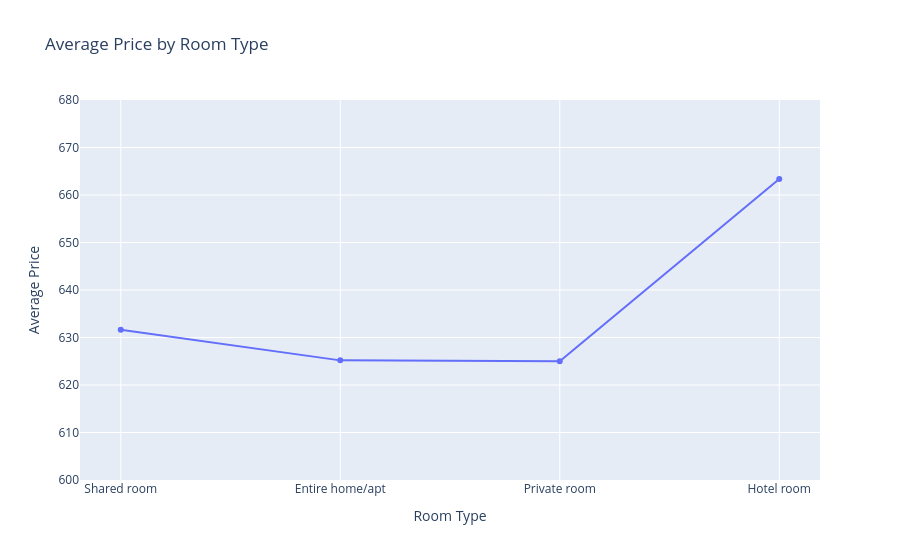
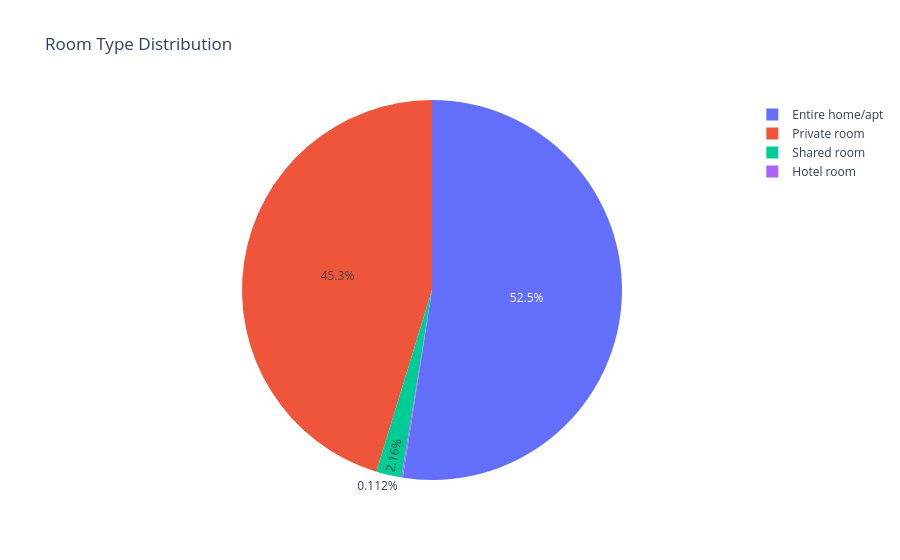
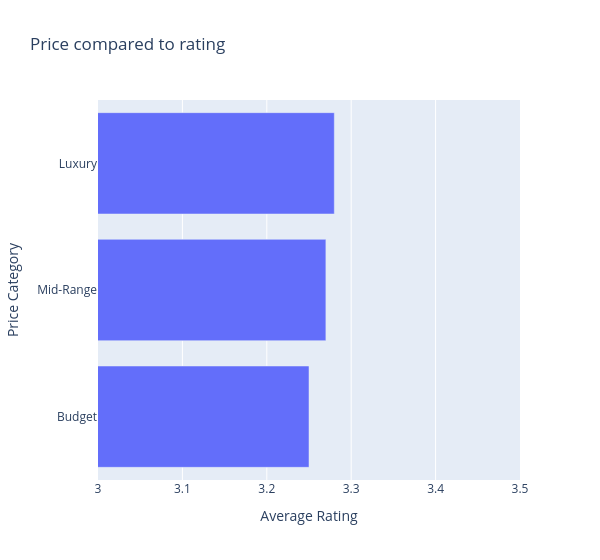
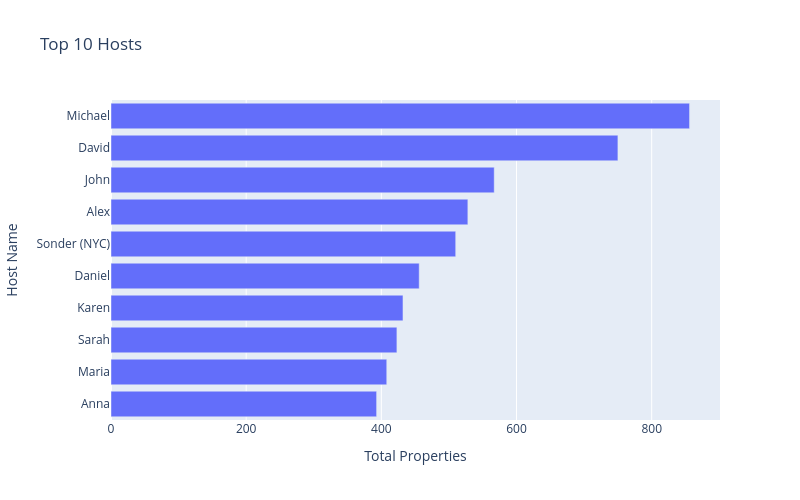

The cell these charts' notebook holds for them, in order:
### Code cell
print("Running: Spark Analysis")
%run "src/spark_analysis.ipynb"
print("Spark Analysis FINISHED")

### Figure 1 — Plotly figure (JSON) as saved in the notebook; plotly's stock layout.template omitted (floating-point values rounded to 4 significant figures)
{"data": [{"hovertemplate": "Room Type=%{x}<br>Average Price=%{y}<extra></extra>", "legendgroup": "", "line": {"color": "#636efa", "dash": "solid"}, "marker": {"symbol": "circle"}, "mode": "lines+markers", "name": "", "orientation": "v", "showlegend": false, "type": "scatter", "x": ["Shared room", "Entire home/apt", "Private room", "Hotel room"], "xaxis": "x", "y": [631.6, 625.2, 625.0, 663.4], "yaxis": "y"}], "layout": {"legend": {"tracegroupgap": 0}, "title": {"text": "Average Price by Room Type"}, "xaxis": {"anchor": "y", "domain": [0, 1], "title": {"text": "Room Type"}}, "yaxis": {"anchor": "x", "domain": [0, 1], "range": [600, 680], "title": {"text": "Average Price"}}}}

### Figure 2 — Plotly figure (JSON) as saved in the notebook; plotly's stock layout.template omitted (floating-point values rounded to 4 significant figures)
{"data": [{"domain": {"x": [0, 1], "y": [0, 1]}, "hovertemplate": "label=%{label}<br>value=%{value}<extra></extra>", "labels": ["Shared room", "Entire home/apt", "Private room", "Hotel room"], "legendgroup": "", "name": "", "showlegend": true, "type": "pie", "values": [2146, 52049, 44916, 111]}], "layout": {"legend": {"tracegroupgap": 0}, "title": {"text": "Room Type Distribution"}}}

### Figure 3 — Plotly figure (JSON) as saved in the notebook; plotly's stock layout.template omitted (floating-point values rounded to 4 significant figures)
{"data": [{"alignmentgroup": "True", "hovertemplate": "Average Rating=%{x}<br>Price Category=%{y}<extra></extra>", "legendgroup": "", "marker": {"color": "#636efa", "pattern": {"shape": ""}}, "name": "", "offsetgroup": "", "orientation": "h", "showlegend": false, "textposition": "auto", "type": "bar", "x": [3.25, 3.27, 3.28], "xaxis": "x", "y": ["Budget", "Mid-Range", "Luxury"], "yaxis": "y"}], "layout": {"barmode": "relative", "legend": {"tracegroupgap": 0}, "title": {"text": "Price compared to rating"}, "width": 600, "xaxis": {"anchor": "y", "domain": [0, 1], "range": [3, 3.5], "title": {"text": "Average Rating"}}, "yaxis": {"anchor": "x", "domain": [0, 1], "title": {"text": "Price Category"}}}}

### Figure 4 — Plotly figure (JSON) as saved in the notebook; plotly's stock layout.template omitted (floating-point values rounded to 4 significant figures)
{"data": [{"alignmentgroup": "True", "hovertemplate": "Total Properties=%{x}<br>Host Name=%{y}<extra></extra>", "legendgroup": "", "marker": {"color": "#636efa", "pattern": {"shape": ""}}, "name": "", "offsetgroup": "", "orientation": "h", "showlegend": false, "textposition": "auto", "type": "bar", "x": [856, 750, 567, 528, 510, 456, 432, 423, 408, 393], "xaxis": "x", "y": ["Michael", "David", "John", "Alex", "Sonder (NYC)", "Daniel", "Karen", "Sarah", "Maria", "Anna"], "yaxis": "y"}], "layout": {"barmode": "relative", "height": 500, "legend": {"tracegroupgap": 0}, "title": {"text": "Top 10 Hosts"}, "width": 800, "xaxis": {"anchor": "y", "domain": [0, 1], "title": {"text": "Total Properties"}}, "yaxis": {"anchor": "x", "categoryorder": "total ascending", "domain": [0, 1], "title": {"text": "Host Name"}}}}
